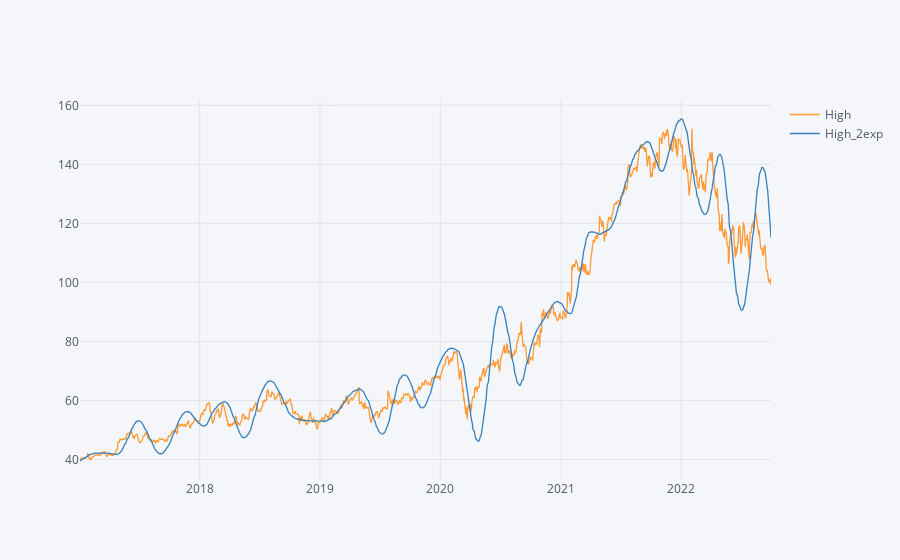

The code cell stored with this chart in its notebook:
### Code cell
Google_df['High_2exp'] = double_exponential_smoothing(Google_df.High, .01, .5)
Google_df[['High', 'High_2exp']].iplot()

### Figure 1 — Plotly figure (JSON) as saved in the notebook; plotly's stock layout.template omitted (floating-point values rounded to 4 significant figures; data arrays with more than 128 entries replaced by an {"elided": "..."} marker saying what was removed)
{"data": [{"line": {"color": "rgba(255, 153, 51, 1.0)", "dash": "solid", "shape": "linear", "width": 1.3}, "mode": "lines", "name": "High", "text": "", "type": "scatter", "x": {"elided": "1447 str values"}, "y": {"elided": "1447 float values"}}, {"line": {"color": "rgba(55, 128, 191, 1.0)", "dash": "solid", "shape": "linear", "width": 1.3}, "mode": "lines", "name": "High_2exp", "text": "", "type": "scatter", "x": {"elided": "1447 str values"}, "y": {"elided": "1447 float values"}}], "layout": {"legend": {"bgcolor": "#F5F6F9", "font": {"color": "#4D5663"}}, "paper_bgcolor": "#F5F6F9", "plot_bgcolor": "#F5F6F9", "title": {"font": {"color": "#4D5663"}}, "xaxis": {"gridcolor": "#E1E5ED", "showgrid": true, "tickfont": {"color": "#4D5663"}, "title": {"font": {"color": "#4D5663"}, "text": ""}, "zerolinecolor": "#E1E5ED"}, "yaxis": {"gridcolor": "#E1E5ED", "showgrid": true, "tickfont": {"color": "#4D5663"}, "title": {"font": {"color": "#4D5663"}, "text": ""}, "zerolinecolor": "#E1E5ED"}}}
